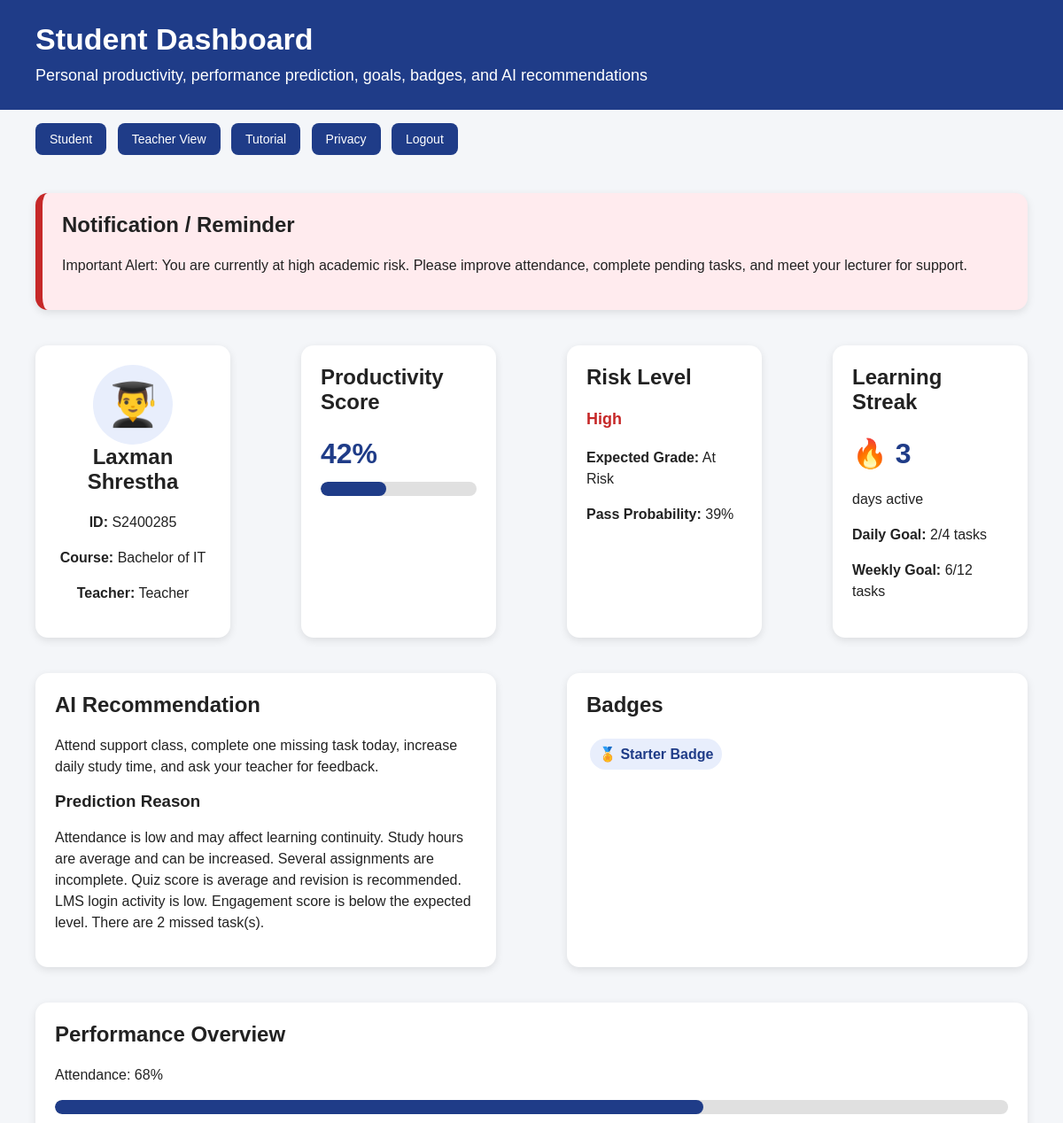
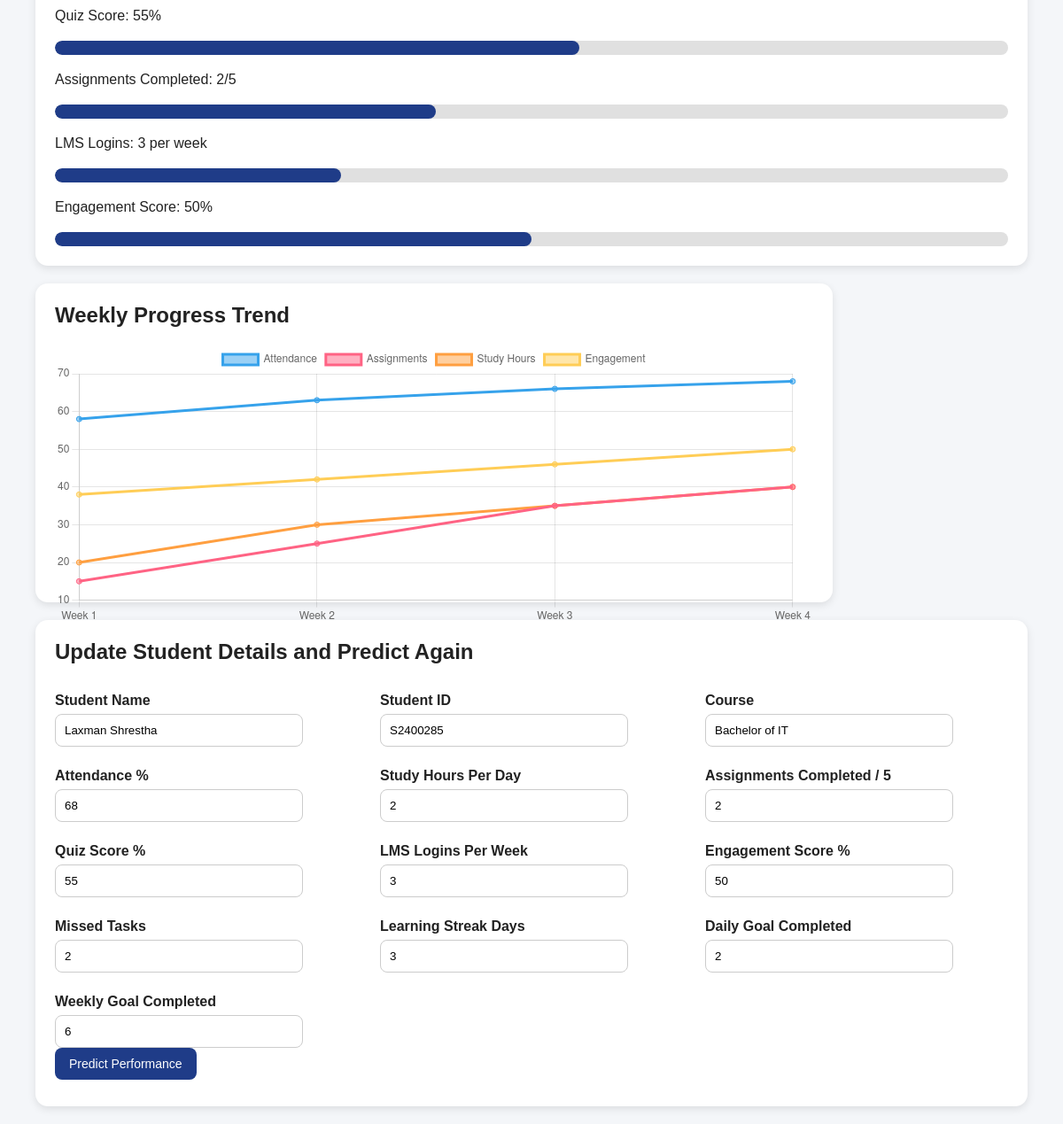
Page /student/laxman on the committed database (2 pictures, top to bottom).
### app.py (models this page shows)
class Student(db.Model):
    id = db.Column(db.Integer, primary_key=True)
    username = db.Column(db.String(50), unique=True, nullable=False)
    name = db.Column(db.String(100), nullable=False)
    student_id = db.Column(db.String(30), nullable=False)
    course = db.Column(db.String(100), nullable=False)
    teacher_name = db.Column(db.String(100), nullable=False, default="Teacher")
    attendance = db.Column(db.Integer, default=70)
    study_hours = db.Column(db.Integer, default=2)
    assignments = db.Column(db.Integer, default=3)  # out of 5
    quiz = db.Column(db.Integer, default=60)
    lms_logins = db.Column(db.Integer, default=5)
    engagement = db.Column(db.Integer, default=60)
    missed_tasks = db.Column(db.Integer, default=1)
    productivity = db.Column(db.Integer, default=0)
    risk = db.Column(db.String(20), default="Medium")
    expected_grade = db.Column(db.String(20), default="B")
    pass_probability = db.Column(db.Integer, default=70)
    notification = db.Column(db.Text, default="")
    recommendation = db.Column(db.Text, default="")
    reason = db.Column(db.Text, default="")
    teacher_action = db.Column(db.Text, default="")
    streak = db.Column(db.Integer, default=3)
    daily_goal_done = db.Column(db.Integer, default=2)
    daily_goal_total = db.Column(db.Integer, default=4)
    weekly_goal_done = db.Column(db.Integer, default=8)
    weekly_goal_total = db.Column(db.Integer, default=12)
    updated_at = db.Column(db.DateTime, default=datetime.utcnow, onupdate=datetime.utcnow)

### app.py (the view)
@app.route("/student/<username>")
def student_profile(username):
    student = Student.query.filter_by(username=username.lower()).first()
    if not student:
        return redirect(url_for("home"))
    return render_template(
        "student.html",
        student=student,
        badges=get_badges(student),
        chart=weekly_data(student),
    )

### app.py (called while the page is built)
def clamp(value, minimum=0, maximum=100):
    return max(minimum, min(maximum, int(round(value))))

def get_badges(student):
    badges = []
    if student.streak >= 5:
        badges.append("Consistent Learner")
    if student.assignments >= 4:
        badges.append("On-Time Submitter")
    if student.study_hours >= 4:
        badges.append("Focus Champion")
    if student.attendance >= 85:
        badges.append("Attendance Star")
    if student.quiz >= 75:
        badges.append("Quiz Improver")
    if not badges:
        badges.append("Starter Badge")
    return badges

def weekly_data(student):
    return {
        "labels": ["Week 1", "Week 2", "Week 3", "Week 4"],
        "attendance": [clamp(student.attendance - 10), clamp(student.attendance - 5), clamp(student.attendance - 2), student.attendance],
        "assignments": [clamp((student.assignments * 20) - 25), clamp((student.assignments * 20) - 15), clamp((student.assignments * 20) - 5), student.assignments * 20],
        "study": [clamp((student.study_hours * 20) - 20), clamp((student.study_hours * 20) - 10), clamp((student.study_hours * 20) - 5), min(student.study_hours * 20, 100)],
        "engagement": [clamp(student.engagement - 12), clamp(student.engagement - 8), clamp(student.engagement - 4), student.engagement],
    }

### templates/student.html (shortened to what this page needs)
<!DOCTYPE html>
<html>
<head>
    <link rel="stylesheet" href="{{ url_for('static', filename='style.css') }}">
</head>
<body>
    <div class="top-bar">
        <h1>Student Dashboard</h1>
        <p>Personal productivity, performance prediction, goals, badges, and AI recommendations</p>
    </div>
    <div class="nav">
        <a href="/student/{{ student.username }}">Student</a>
        <a href="/teacher">Teacher View</a>
        <a href="/tutorial">Tutorial</a>
        <a href="/privacy">Privacy</a>
        <a href="/logout">Logout</a>
    </div>
    <div class="notification {{ student.risk|lower }}">
        <h2>Notification / Reminder</h2>
        <p>{{ student.notification }}</p>
    </div>
    <div class="grid">
        <div class="card profile-card">
            <div class="avatar">👨‍🎓</div>
            <h2>{{ student.name }}</h2>
            <p><b>ID:</b> {{ student.student_id }}</p>
            <p><b>Course:</b> {{ student.course }}</p>
            <p><b>Teacher:</b> {{ student.teacher_name }}</p>
        </div>
        <div class="card">
            <h2>Productivity Score</h2>
            <p class="big-number">{{ student.productivity }}%</p>
            <div class="bar-bg"><div class="bar-fill" style="width: {{ student.productivity }}%;"></div></div>
        </div>
        <div class="card">
            <h2>Risk Level</h2>
            <p class="risk {{ student.risk|lower }}">{{ student.risk }}</p>
            <p><b>Expected Grade:</b> {{ student.expected_grade }}</p>
            <p><b>Pass Probability:</b> {{ student.pass_probability }}%</p>
        </div>
        <div class="card">
            <h2>Learning Streak</h2>
            <p class="big-number">🔥 {{ student.streak }}</p>
            <p>days active</p>
            <p><b>Daily Goal:</b> {{ student.daily_goal_done }}/{{ student.daily_goal_total }} tasks</p>
            <p><b>Weekly Goal:</b> {{ student.weekly_goal_done }}/{{ student.weekly_goal_total }} tasks</p>
        </div>
    </div>
    <div class="grid-2">
        <div class="card">
            <h2>AI Recommendation</h2>
            <p>{{ student.recommendation }}</p>
            <h3>Prediction Reason</h3>
            <p>{{ student.reason }}</p>
        </div>
        <div class="card">
            <h2>Badges</h2>
            {% for badge in badges %}
                <span class="badge">🏅 {{ badge }}</span>
            {% endfor %}
        </div>
    </div>
    <div class="card">
        <h2>Performance Overview</h2>
        <p>Attendance: {{ student.attendance }}%</p>
        <div class="bar-bg"><div class="bar-fill" style="width: {{ student.attendance }}%;"></div></div>
        <p>Quiz Score: {{ student.quiz }}%</p>
        <div class="bar-bg"><div class="bar-fill" style="width: {{ student.quiz }}%;"></div></div>
        <p>Assignments Completed: {{ student.assignments }}/5</p>
        <div class="bar-bg"><div class="bar-fill" style="width: {{ student.assignments * 20 }}%;"></div></div>
        <p>LMS Logins: {{ student.lms_logins }} per week</p>
        <div class="bar-bg"><div class="bar-fill" style="width: {{ student.lms_logins * 10 }}%;"></div></div>
        <p>Engagement Score: {{ student.engagement }}%</p>
        <div class="bar-bg"><div class="bar-fill" style="width: {{ student.engagement }}%;"></div></div>
    </div>
    <div class="card chart-box">
        <h2>Weekly Progress Trend</h2>
        <canvas id="studentChart"></canvas>
    </div>
    <form method="post" action="/predict">
        <div class="card">
            <h2>Update Student Details and Predict Again</h2>
            <div class="form-grid">
                <div>
                    <label>Student Name</label>
                    <input type="text" name="name" value="{{ student.name }}" required>
                </div>
                <div>
                    <label>Student ID</label>
                    <input type="text" name="student_id" value="{{ student.student_id }}" required>
                </div>
                <div>
                    <label>Course</label>
                    <input type="text" name="course" value="{{ student.course }}" required>
                </div>
                <div>
                    <label>Attendance %</label>
                    <input type="number" name="attendance" min="0" max="100" value="{{ student.attendance }}" required>
                </div>
                <div>
                    <label>Study Hours Per Day</label>
                    <input type="number" name="study_hours" min="0" max="8" value="{{ student.study_hours }}" required>
                </div>
                <div>
                    <label>Assignments Completed / 5</label>
                    <input type="number" name="assignments" min="0" max="5" value="{{ student.assignments }}" required>
                </div>
                <div>
                    <label>Quiz Score %</label>
                    <input type="number" name="quiz" min="0" max="100" value="{{ student.quiz }}" required>
                </div>
                <div>
                    <label>LMS Logins Per Week</label>
                    <input type="number" name="lms_logins" min="0" max="10" value="{{ student.lms_logins }}" required>
                </div>
                <div>
                    <label>Engagement Score %</label>
                    <input type="number" name="engagement" min="0" max="100" value="{{ student.engagement }}" required>
                </div>
                <div>
                    <label>Missed Tasks</label>
                    <input type="number" name="missed_tasks" min="0" max="10" value="{{ student.missed_tasks }}" required>
                </div>
                <div>
                    <label>Learning Streak Days</label>
                    <input type="number" name="streak" min="0" max="365" value="{{ student.streak }}" required>
                </div>
                <div>
                    <label>Daily Goal Completed</label>
                    <input type="number" name="daily_goal_done" min="0" max="4" value="{{ student.daily_goal_done }}" required>
                </div>
                <div>
                    <label>Weekly Goal Completed</label>
                    <input type="number" name="weekly_goal_done" min="0" max="12" value="{{ student.weekly_goal_done }}" required>
                </div>
            </div>
            <button type="submit">Predict Performance</button>
        </div>
    </form>
    <script>
        const chartData = {{ chart|tojson }};
        new Chart(document.getElementById('studentChart'), {
            type: 'line',
            data: {
                labels: chartData.labels,
                datasets: [
                    { label: 'Attendance', data: chartData.attendance },
                    { label: 'Assignments', data: chartData.assignments },
                    { label: 'Study Hours', data: chartData.study },
                    { label: 'Engagement', data: chartData.engagement }
                ]
            },
            options: { responsive: true, maintainAspectRatio: false }
        });
    </script>
</body>
</html>

### static/style.css (style rules this page uses)
* { box-sizing: border-box; }
body { font-family: Arial, sans-serif; margin: 0; background: #f4f6f9; color: #222; }
.top-bar { background: #1f3c88; color: white; padding: 25px 40px; }
.top-bar h1 { margin: 0; font-size: 34px; }
.top-bar p { margin: 8px 0 0; font-size: 18px; }
.nav { padding: 15px 40px; }
a, .small-btn, button { text-decoration: none; color: white; background: #1f3c88; padding: 10px 16px; border-radius: 8px; display: inline-block; margin-right: 8px; margin-bottom: 8px; border: none; cursor: pointer; font-size: 14px; }
.card { background: white; padding: 22px; margin: 20px 40px; border-radius: 14px; box-shadow: 0 3px 10px rgba(0,0,0,0.10); }
.grid { display: grid; grid-template-columns: repeat(4, 1fr); gap: 0; }
.grid-2 { display: grid; grid-template-columns: 1fr 1fr; gap: 0; }
.profile-card { text-align: center; }
.avatar { width: 90px; height: 90px; background: #e8eefc; border-radius: 50%; margin: auto; font-size: 48px; display: flex; align-items: center; justify-content: center; }
h1, h2, h3 { margin-top: 0; }
p, li { font-size: 16px; line-height: 1.5; }
.big-number { font-size: 36px; font-weight: bold; color: #1f3c88; }
.risk { font-weight: bold; font-size: 18px; }
.risk.high { color: #c62828; }
.notification { margin: 20px 40px; padding: 22px; border-radius: 14px; box-shadow: 0 3px 10px rgba(0,0,0,0.10); }
.notification.high { background: #ffebee; border-left: 8px solid #c62828; }
label { display: block; margin-top: 12px; font-weight: bold; }
input, select { width: 280px; padding: 10px; margin-top: 6px; border: 1px solid #ccc; border-radius: 8px; }
.form-grid { display: grid; grid-template-columns: repeat(3, 1fr); gap: 12px 25px; }
.bar-bg { width: 100%; height: 16px; background: #e0e0e0; border-radius: 12px; overflow: hidden; }
.bar-fill { height: 16px; background: #1f3c88; border-radius: 12px; }
.badge { background: #e8eefc; color: #1f3c88; padding: 8px 10px; border-radius: 20px; display: inline-block; margin: 4px; font-weight: bold; }
.chart-box { max-width: 900px; height: 360px; }
.big-number { font-size: 2rem; font-weight: 700; margin: 8px 0; }

### rows in the picture
Student: notification "Important Alert: You are currently at high academic risk. Please improve attendance, complete pending tasks, and meet your lecturer for support.", name "Laxman Shrestha", student_id "S2400285", course "Bachelor of IT", teacher_name "Teacher", productivity "42", risk "High", expected_grade "At Risk", pass_probability "39", streak "3", daily_goal_done "2", daily_goal_total "4", weekly_goal_done "6", weekly_goal_total "12", recommendation "Attend support class, complete one missing task today, increase daily study time, and ask your teacher for feedback.", reason "Attendance is low and may affect learning continuity. Study hours are average and can be increased. Several assignments are incomplete. Quiz score is average and revision is recommended. LMS login activity is low. Engagement score is below the expected level. There are 2 missed task(s).", attendance "68", quiz "55", assignments "2", lms_logins "3", engagement "50", study_hours "2", missed_tasks "2"

### other values in the picture
{{ badge }} "Starter Badge"
